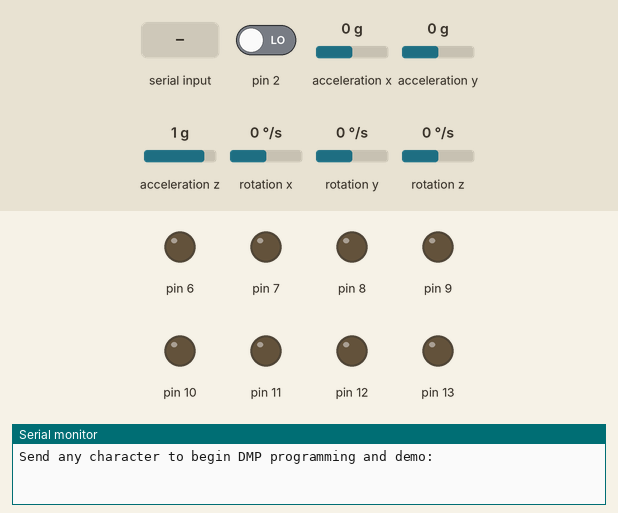
This program was run on a simulated Arduino Nano, built with avr-gcc and run on an emulated ATmega328P. Parts: output pins drawn as LEDs (lit = HIGH), the last lines printed to the serial monitor. Dashed ring = blinking. The inputs (shaded band) are chosen by the test bench; at power-on: acceleration x 0 g, rotation z 0 °/s, acceleration y 0 g, pin 2 LOW, acceleration z 1 g, rotation x 0 °/s, rotation y 0 °/s.

Above: at 0.9 s.
1.0 s: "1" received over Serial
At 1.66 s:
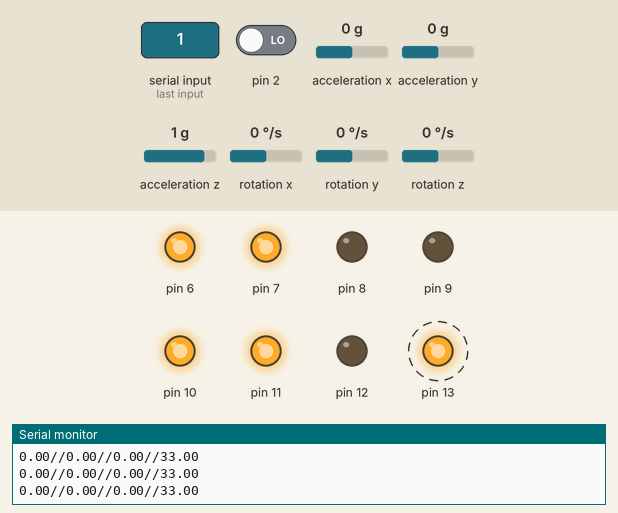
4.0 s: acceleration x set to -1.4 g
7.0 s: rotation z set to 34 °/s
10.0 s: rotation z set to 100 °/s
13.0 s: acceleration y set to 0.8 g
Timing chart, 0 to 17.0 s (numbered marks = the images above; inputs shaded):
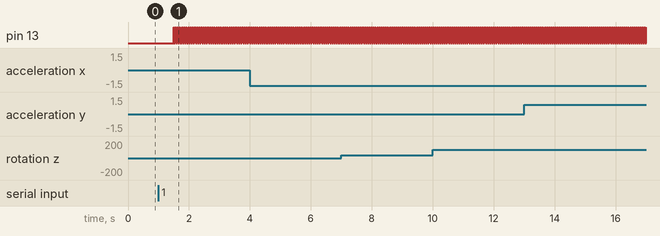

Measured:
- after the input at 1.0 s, pin 6, pin 7, pin 10, pin 11: LOW → HIGH after 0.50 s; pin 13: alternates HIGH for 0.01 s and LOW for 0.01 s, starting after 0.51 s

The program:

main.cpp
```cpp
#include <Arduino.h>
#include <mpuDmp.h>
#include <setMotor.h>
#include <PID_v1.h>
/*Direction 13
Step 12
Ms1 11
Ms2 10

Motor kiri
Direction 9
Step 8
Ms1 7
Ms2 6*/
mpuDmp mpu = mpuDmp();
setMotor motor = setMotor();


/*********Tune these Values*********/
double setpoint; //set the value when the bot is perpendicular to ground using serial monitor.
//Read the project documentation on circuitdigest.com to learn how to set these values
double Input,Output;
double Kp = 1; //Set this first
double Kd = 1 ; //Set this secound
double Ki = 1; //Finally set this
/******End*********/
PID myPID(&Input, &Output, &setpoint, Kp, Ki, Kd, DIRECT);

void setup() {
  // put your setup code here, to run once:
  mpu.beginInit();//kalibrasi awal mpu
  //Serial.begin(57600);
  motor.initMotor1(12,13,11,10);//kalibrasi awal motor 1
  motor.initMotor2(8,9,7,6);//kalibrasi awal motor 2

  setpoint =30;
  //setup PID
  myPID.SetMode(AUTOMATIC);
  //myPID.SetOutputLimits(-147,147);
}

void loop() {
  // put your main code here, to run repeatedly:
  mpu.loopMpu();
  myPID.Compute();
  Serial.println(Output);
  Serial.print(mpu.getRoll());
  Serial.print("//");
  Serial.print(mpu.getPitch());
  Serial.print("//");
  Serial.print(mpu.getYaw());
  Serial.print("//");
  Input = mpu.getRoll();

  //motor.loopSpeed(outputt*(-1),outputt*(-1));
  //motor.loopSpeed(145,145);
}
```
